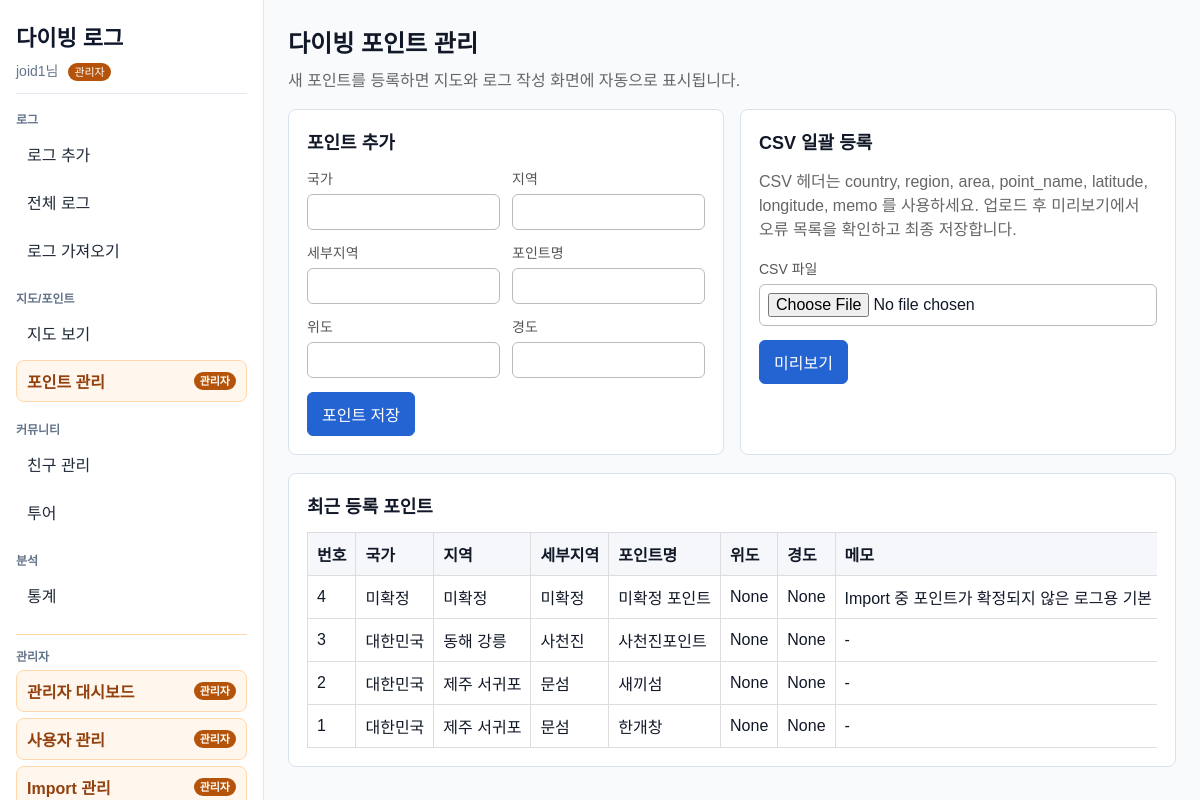
The page /admin/divepoints (signed in) on the database its author committed.
### app/models.py (models this page shows)
class User(Base):
    __tablename__ = "users"
    id = Column(Integer, primary_key=True, index=True)
    username = Column(String, unique=True, index=True, nullable=False)
    password_hash = Column(String, nullable=False)
    is_admin = Column(Boolean, default=False, nullable=False)

class DivePoint(Base):
    __tablename__ = "dive_points"
    id = Column(Integer, primary_key=True, index=True)
    name = Column(String, index=True)
    area_id = Column(Integer, ForeignKey("areas.id"))
    latitude = Column(Float, nullable=True)
    longitude = Column(Float, nullable=True)
    memo = Column(String, nullable=True)
    area = relationship("Area", backref="dive_points")

class Country(Base):
    __tablename__ = "countries"
    id = Column(Integer, primary_key=True, index=True)
    name = Column(String, unique=True, index=True, nullable=False)

class Region(Base):
    __tablename__ = "regions"
    id = Column(Integer, primary_key=True, index=True)
    name = Column(String, unique=True, index=True)
    country_id = Column(Integer, ForeignKey("countries.id"), nullable=True)
    country = relationship("Country", backref="regions")

class Area(Base):
    __tablename__ = "areas"
    id = Column(Integer, primary_key=True, index=True)
    name = Column(String, index=True)
    region_id = Column(Integer, ForeignKey("regions.id"))
    region = relationship("Region", backref="areas")

### main.py (the view)
@app.get("/admin/divepoints")
def admin_divepoints(request: Request):
    db = SessionLocal()
    try:
        current_user, redirect = admin_required_redirect(request, db)
        if redirect:
            return redirect
        points = (
            db.query(DivePoint)
            .options(
                joinedload(DivePoint.area)
                .joinedload(Area.region)
                .joinedload(Region.country)
            )
            .order_by(DivePoint.id.desc())
            .limit(50)
            .all()
        )
        return templates.TemplateResponse(
            "admin_divepoints.html",
            {
                "request": request,
                "points": points,
                "error": request.query_params.get("error"),
                "message": request.query_params.get("message"),
            },
        )
    finally:
        db.close()

### templates/admin_divepoints.html (shortened to what this page needs)
{% extends "base.html" %}
{% block content %}
<div class="admin-point-page">
    <div class="admin-point-header">
        <h2>다이빙 포인트 관리</h2>
        <p>새 포인트를 등록하면 지도와 로그 작성 화면에 자동으로 표시됩니다.</p>
    </div>
    <div class="admin-grid">
        <section class="admin-card">
            <h3>포인트 추가</h3>
            <form action="/admin/divepoints" method="post">
                <div class="field-grid">
                    <div class="field">
                        <label for="country_name">국가</label>
                        <input id="country_name" name="country_name" required>
                    </div>
                    <div class="field">
                        <label for="region_name">지역</label>
                        <input id="region_name" name="region_name" required>
                    </div>
                    <div class="field">
                        <label for="area_name">세부지역</label>
                        <input id="area_name" name="area_name" required>
                    </div>
                    <div class="field">
                        <label for="point_name">포인트명</label>
                        <input id="point_name" name="point_name" required>
                    </div>
                    <div class="field">
                        <label for="latitude">위도</label>
                        <input id="latitude" name="latitude" type="number" step="0.000001" min="-90" max="90" required>
                    </div>
                    <div class="field">
                        <label for="longitude">경도</label>
                        <input id="longitude" name="longitude" type="number" step="0.000001" min="-180" max="180" required>
                    </div>
                </div>
                <div class="form-actions">
                    <button class="primary-button" type="submit">포인트 저장</button>
                </div>
            </form>
        </section>
        <section class="admin-card">
            <h3>CSV 일괄 등록</h3>
            <p class="help-text">
                CSV 헤더는 country, region, area, point_name, latitude, longitude, memo 를 사용하세요.
                업로드 후 미리보기에서 오류 목록을 확인하고 최종 저장합니다.
            </p>
            <form action="/admin/divepoints/import" method="post" enctype="multipart/form-data">
                <div class="field">
                    <label for="csv_file">CSV 파일</label>
                    <input id="csv_file" name="csv_file" type="file" accept=".csv,text/csv" required>
                </div>
                <div class="form-actions">
                    <button class="primary-button" type="submit">미리보기</button>
                </div>
            </form>
        </section>
    </div>
    <section class="admin-card">
        <h3>최근 등록 포인트</h3>
        <div class="point-table-wrap">
            <table class="point-table">
                <tr>
                    <th>번호</th>
                    <th>국가</th>
                    <th>지역</th>
                    <th>세부지역</th>
                    <th>포인트명</th>
                    <th>위도</th>
                    <th>경도</th>
                    <th>메모</th>
                </tr>
                {% for point in points %}
                {% set area = point.area %}
                {% set region = area.region if area else none %}
                {% set country = region.country if region else none %}
                <tr>
                    <td>{{ point.id }}</td>
                    <td>{{ country.name if country else '-' }}</td>
                    <td>{{ region.name if region else '-' }}</td>
                    <td>{{ area.name if area else '-' }}</td>
                    <td>{{ point.name }}</td>
                    <td>{{ point.latitude }}</td>
                    <td>{{ point.longitude }}</td>
                    <td>{{ point.memo if point.memo else '-' }}</td>
                </tr>
                {% else %}
                <tr>
                    <td colspan="8">등록된 포인트가 없습니다.</td>
                </tr>
                {% endfor %}
            </table>
        </div>
    </section>
</div>
{% endblock %}

### templates/base.html (shortened to what this page needs)
<!DOCTYPE html>
<html>
<head>
<link
 rel="stylesheet"
 href="https://unpkg.com/leaflet@1.9.4/dist/leaflet.css"
/>
<link rel="stylesheet" href="/static/css/style.css">
</head>
<body>
<div class="app-shell">
    <aside class="sidebar">
        <div class="sidebar-header">
            <a class="brand-link" href="/">다이빙 로그</a>
            {% if request.session.get("user_id") %}
            <div class="nav-user">
                {{ request.session.get("username") }}님
                {% if request.session.get("is_admin") %}<span class="admin-badge">관리자</span>{% endif %}
            </div>
            {% endif %}
        </div>
        <nav class="nav-groups" aria-label="주 메뉴">
            <div class="nav-group">
                <div class="nav-group-title">로그</div>
                <a class="nav-link" href="/log/add">로그 추가</a>
                <a class="nav-link" href="/logs">전체 로그</a>
                <a class="nav-link" href="/import">로그 가져오기</a>
            </div>
            <div class="nav-group">
                <div class="nav-group-title">지도/포인트</div>
                <a class="nav-link" href="/map">지도 보기</a>
                {% if request.session.get("is_admin") %}
                <a class="nav-link admin-link" href="/admin/divepoints">포인트 관리 <span class="admin-badge">관리자</span></a>
                {% endif %}
            </div>
            <div class="nav-group">
                <div class="nav-group-title">커뮤니티</div>
                <a class="nav-link" href="/friends">친구 관리</a>
                <a class="nav-link" href="/trips">투어</a>
            </div>
            <div class="nav-group">
                <div class="nav-group-title">분석</div>
                <a class="nav-link" href="/stats">통계</a>
            </div>
            {% if request.session.get("is_admin") %}
            <div class="nav-group admin-group">
                <div class="nav-group-title">관리자</div>
                <a class="nav-link admin-link" href="/admin">관리자 대시보드 <span class="admin-badge">관리자</span></a>
                <a class="nav-link admin-link" href="/admin/users">사용자 관리 <span class="admin-badge">관리자</span></a>
                <a class="nav-link admin-link" href="/admin/import">Import 관리 <span class="admin-badge">관리자</span></a>
            </div>
            {% endif %}
        </nav>
    </aside>
    <main class="main-content">
        {% block content %}{% endblock %}
    </main>
</div>
</body>
</html>

### static/css/style.css (style rules this page uses)
* { box-sizing: border-box; }
body { margin: 0; font-family: Arial, sans-serif; color: #111827; background: #f8fafc; }
button, input, select, textarea { font: inherit; }
.app-shell { display: flex; min-height: 100vh; }
.sidebar { position: sticky; top: 0; width: 264px; height: 100vh; display: flex; flex-direction: column; gap: 16px; padding: 20px 16px; border-right: 1px solid #e2e8f0; background: #ffffff; overflow-y: auto; }
.sidebar-header { padding-bottom: 12px; border-bottom: 1px solid #e2e8f0; }
.brand-link { display: block; color: #0f172a; font-size: 22px; font-weight: 700; text-decoration: none; }
.nav-user { margin-top: 8px; color: #64748b; font-size: 14px; }
.nav-groups { display: flex; flex: 1; flex-direction: column; gap: 18px; }
.nav-group { display: grid; gap: 6px; }
.nav-group-title { color: #64748b; font-size: 12px; font-weight: 700; letter-spacing: 0; }
.nav-link, .nav-action { display: flex; align-items: center; justify-content: space-between; width: 100%; min-height: 38px; padding: 8px 10px; border: 1px solid transparent; border-radius: 8px; color: #1f2937; background: transparent; text-align: left; text-decoration: none; cursor: pointer; }
.admin-group { padding-top: 12px; border-top: 1px solid #fed7aa; }
.admin-link { border-color: #fed7aa; background: #fff7ed; color: #92400e; font-weight: 700; }
.admin-badge { display: inline-block; margin-left: 6px; padding: 2px 6px; border-radius: 999px; background: #b45309; color: #ffffff; font-size: 11px; line-height: 1.3; white-space: nowrap; }
.main-content { flex: 1; min-width: 0; padding: 24px; }

### templates/admin_divepoints.html (style rules this page uses)
.admin-point-page { max-width: 1100px; }
.admin-point-header { margin-bottom: 18px; }
.admin-point-header h2 { margin: 0 0 8px; }
.admin-point-header p { margin: 0; color: #666; }
.admin-grid { display: grid; grid-template-columns: repeat(auto-fit, minmax(320px, 1fr)); gap: 16px; margin-bottom: 18px; }
.admin-card { border: 1px solid #d9e2ec; border-radius: 8px; background: #fff; padding: 18px; }
.admin-card h3 { margin: 0 0 14px; font-size: 18px; }
.field-grid { display: grid; grid-template-columns: repeat(auto-fit, minmax(180px, 1fr)); gap: 12px; }
.field { display: grid; gap: 6px; }
.field label { color: #555; font-size: 14px; }
.field input { box-sizing: border-box; width: 100%; padding: 8px; border: 1px solid #bbb; border-radius: 6px; font: inherit; }
.form-actions { margin-top: 14px; }
.primary-button { padding: 9px 14px; border: 1px solid #2364d2; border-radius: 6px; background: #2364d2; color: #fff; font: inherit; cursor: pointer; }
.help-text { color: #666; line-height: 1.5; }
.point-table-wrap { overflow-x: auto; }
.point-table { width: 100%; border-collapse: collapse; }
.point-table th, .point-table td { padding: 9px; border: 1px solid #ddd; text-align: left; white-space: nowrap; }
.point-table th { background: #f5f7fa; }

### rows shown on the page
User: session.get "joid1"
DivePoint: id "4", name "미확정 포인트", latitude "None", longitude "None", memo "Import 중 포인트가 확정되지 않은 로그용 기본…"
Country: name "미확정"
Region: name "미확정"
Area: name "미확정"
DivePoint: id "3", name "사천진포인트", latitude "None", longitude "None", memo "-"
Country: name "대한민국"
Region: name "동해 강릉"
Area: name "사천진"
DivePoint: id "2", name "새끼섬", latitude "None", longitude "None", memo "-"
Region: name "제주 서귀포"
Area: name "문섬"
DivePoint: id "1", name "한개창", latitude "None", longitude "None", memo "-"
